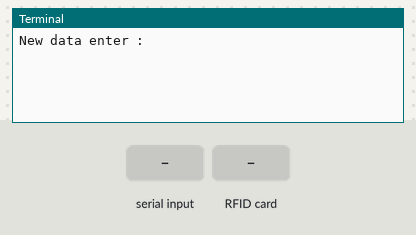
This program was run on a simulated Raspberry Pi (header pin numbers). Shown: the last lines printed to the terminal. The inputs (shaded band) are chosen by the test bench. At 2.8 s the program stops and its outputs stay as they are.

Above: at 1.2 s.
1.3 s: "1" typed at the terminal, then Enter
At 1.8 s:
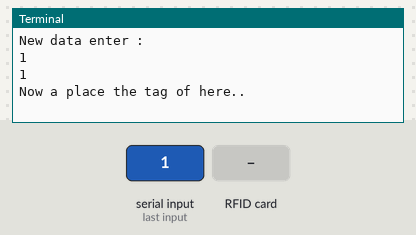
2.8 s: RFID card 5E 7A 19 C4 held to the reader
At 4.0 s:
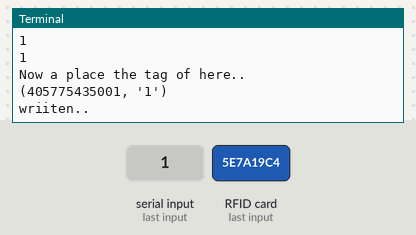

Measured:
- after the input at 1.3 s, the terminal: prints a new line at once (image 1)
- after the input at 2.8 s, the terminal: prints a new line at once (image 2)

The program:

write.py
```python
import RPi.GPIO as GPIO
from mfrc522 import SimpleMFRC522

reader = SimpleMFRC522()

try:
	text = input('New data enter :')
	print(text)
	print("Now a place the tag of here..")
	#way = reader.write(text)

	data=reader.write(text)
	print(data)

#	if data =='730233248253':
#		print("the door is open..!!")

	#elif data == '730233248253':
	#	print("the door is close ..!!!")
#	else:

#		print("enter valid card")
#	print(way)

	print("wriiten..")

finally:
	GPIO.cleanup()
```
